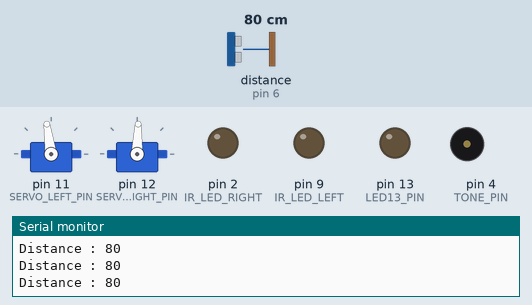
Recording of a sketch running on a simulated Arduino Uno, built with avr-gcc and run on an emulated ATmega328P. Shown: 2 × servo, output pins drawn as LEDs (lit = HIGH), buzzer (waves = sounding), the last lines printed to the serial monitor. Wiring (inferred from the names in the program): ultrasonic range finder: trigger pin 5; echo pin 6. The inputs (shaded band) are chosen by the test bench; at power-on: distance to the obstacle (sensor on pin 6) 80 cm. The echo pulse lasts 58.3 µs per cm; pins used as bus, display or sensor lines are not drawn.

Above: at 1.7 s.
1.8 s: distance to the obstacle (sensor on pin 6) set to 8 cm
3.3 s: distance to the obstacle (sensor on pin 6) set to 5 cm
At 3.8 s:
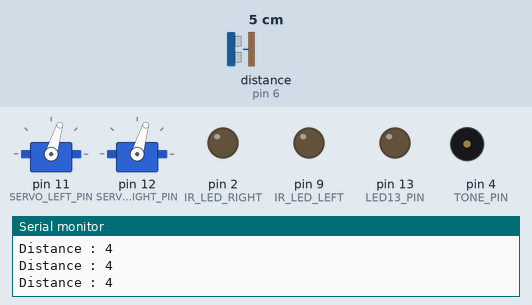
4.9 s: distance to the obstacle (sensor on pin 6) set to 9 cm
At 5.6 s:
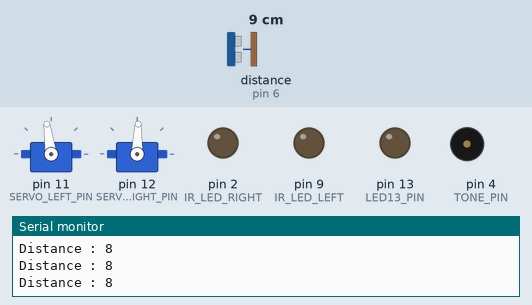
6.4 s: distance to the obstacle (sensor on pin 6) set to 2 cm
At 7.5 s:
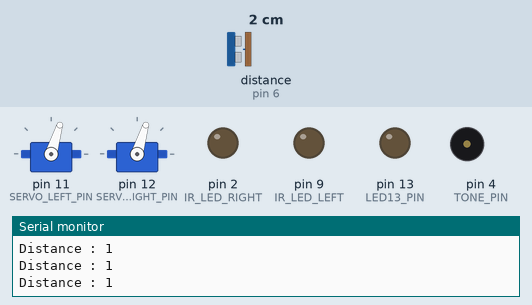
Timing chart, 0 to 8.9 s (numbered marks = the images above; inputs shaded):
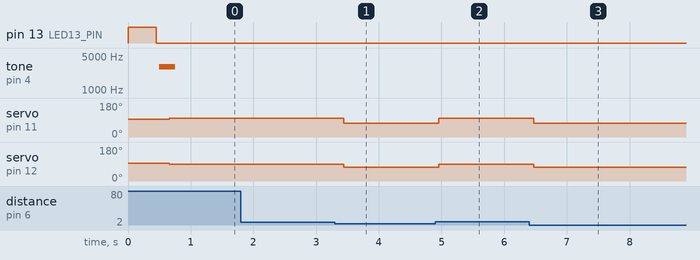

The sketch:

pathfinder.ino
```cpp
#include <Servo.h>
#include "RobotServo.h"

// state machine
#define STATE_INIT 0
#define STATE_STOP 1
#define STATE_FORWARD 2
#define STATE_BACKWARD 3
#define STATE_RIGHT 4
#define STATE_LEFT 5
#define STATE_CHECK_ULTRAS 6

int stm_state;

const int TONE_PIN = 4; //buzzer
const int US_TRIG_PIN = 5; //ultrasonic input
const int US_ECHO_PIN = 6; //ultrasonic output
const int IR_LED_LEFT=9; //ir left input
const int IR_RCV_LEFT=10; //ir left output
const int IR_LED_RIGHT=2; //ir right input
const int IR_RCV_RIGHT=3; //ir right output
const int SERVO_LEFT_PIN = 11; //servo
const int SERVO_RIGHT_PIN = 12; //servo
const int LED13_PIN = 13; //captain obvious will rule the world !

//servos
RobotServo rServoLeft;
RobotServo rServoRight;

void setup() {
  pinMode(LED13_PIN, OUTPUT);
  led();

  us_init(); //ultrasonic sensor init
  ir_init(); //ir sensors init
  rServoLeft.init(SERVO_LEFT_PIN, false);
  rServoRight.init(SERVO_RIGHT_PIN, true);

  stm_state = STATE_INIT;
  Serial.begin(9600);
}//setup

void loop() {
  delay(50);

  switch (stm_state) {
    case STATE_INIT:

      stm_state = STATE_CHECK_ULTRAS;

      break;

    case STATE_STOP:

      servo_stop();
      stm_state = STATE_CHECK_ULTRAS;

      break;

    case STATE_FORWARD:

      avancer();
      stm_state = STATE_CHECK_ULTRAS;

      break;

    case STATE_BACKWARD:

      reculer();
      stm_state = STATE_CHECK_ULTRAS;

      break;

    case STATE_RIGHT:

      droite();
      stm_state = STATE_CHECK_ULTRAS;

      break;

    case STATE_LEFT:

      gauche();
      stm_state = STATE_CHECK_ULTRAS;

      break;

    case STATE_CHECK_ULTRAS:

      distance();

      break;

    default:

      servo_stop();
      stm_state = STATE_CHECK_ULTRAS;
      break;
  }

}

void distance() {
  int us_distance;
  us_distance = (int)get_us_distance(false);
  Serial.print("Distance : ");
  Serial.println(us_distance);
  if (us_distance <= 5) {
    stm_state = STATE_RIGHT;
  } else {
    stm_state = STATE_FORWARD;
  }
}


/* droite(); */
void droite() {
  rServoLeft.s_backward(200);
  rServoRight.s_forward(200);
}


void avancer() {
  /* tout_droit(); */
  rServoLeft.s_forward(50);
  rServoRight.s_forward(50);
}

void reculer() {
  /* reculer(); */
  rServoLeft.s_backward(50);
  rServoRight.s_backward(50);
}

void gauche() {
  /* gauche(); */
  rServoLeft.s_forward(200);
  rServoRight.s_stop();

}

void servo_stop() {
  rServoLeft.s_stop();
  rServoRight.s_stop();
}

void led() {
  digitalWrite(LED13_PIN, HIGH);   // turn the LED on (HIGH is the voltage level)
  delay(450);              // wait
  digitalWrite(LED13_PIN, LOW);    // turn the LED off by making the voltage LOW
  delay(50);              // wait
}
```

IRLR.ino
```cpp
#define IR_FREQ 38000

int irDetect(int irLedPin, int irReceiverPin){
  tone(irLedPin, IR_FREQ, 8);
  delay(1);
  return digitalRead(irReceiverPin);
}

void ir_init(){
  tone(TONE_PIN, 3000, 250);

  pinMode(IR_LED_LEFT, OUTPUT);
  pinMode(IR_RCV_LEFT, INPUT);
  pinMode(IR_LED_RIGHT, OUTPUT);
  pinMode(IR_RCV_RIGHT, INPUT);
}

void ir_to_serial() {
  int irState;

  irState=irDetect(IR_LED_LEFT, IR_RCV_LEFT); // left sensor
  Serial.print(irState);
  Serial.println(" > Left sensor");
  delay(100);

  irState=irDetect(IR_LED_RIGHT, IR_RCV_RIGHT); // right sensor
  Serial.print(irState);
  Serial.println(" > IR Right sensor");
  delay(100);
}
```

RobotServo.cpp
```cpp
/*
  RobotServo.cpp - Library for servo ctrl
*/

#include "RobotServo.h"

void RobotServo::init(int pin, boolean reversed){
  this->_servo_reversed=reversed;
  this->_s_speed=_SPEEDMAX_USPULSE;
  this->_servo.attach(pin);
  this->s_stop();
}

void RobotServo::s_stop(){
  this->_servo.writeMicroseconds(_SPEEDSTOP_USPULSE);
}

void RobotServo::s_set_speed(int s_speed){
  if((s_speed>0)||(s_speed<=_SPEEDMAX_USPULSE)){
    this->_s_speed=s_speed;/* checks param &  same speed if out of range */

    if(this->_servo_reversed==true){
      this->_s_speed=-this->_s_speed;
    }
  }/* out of range : keep same speed */
}

void RobotServo::s_forward(int s_speed){
  this->s_set_speed(s_speed);
  this->_servo.writeMicroseconds(_SPEEDSTOP_USPULSE+this->_s_speed);
}

void RobotServo::s_backward(int s_speed){
  this->s_set_speed(s_speed);
  this->_servo.writeMicroseconds(_SPEEDSTOP_USPULSE-this->_s_speed);
}
```

RobotServo.h
```cpp
/*
  RobotServo.h - Library for servo ctrl
*/

#ifndef RobotServo_h
#define RobotServo_h

#include "Arduino.h"
#include <Servo.h>

class RobotServo{

  private:
    /* class consts */
    static const int _SPEEDSTOP_USPULSE=1500;
    static const int _SPEEDMAX_USPULSE=200;
    static const int _SPEED_KEEP_SAME=-1;

    /* private class vars */
    Servo _servo;
    int _s_speed;
    boolean _servo_reversed;

    /* private funcrions */
    void s_set_speed(int s_speed);

  public:
    /* public functions */
    void init(int pin, boolean reversed);
    void s_stop();
    void s_forward(int s_speed=_SPEED_KEEP_SAME);
    void s_backward(int s_speed=_SPEED_KEEP_SAME);

};//class
#endif
```

Ultrasonic.ino
```cpp
/* Ping))) Sensor

   This sketch reads a PING))) ultrasonic rangefinder and returns the
   distance to the closest object in range. To do this, it sends a pulse
   to the sensor to initiate a reading, then listens for a pulse
   to return.  The length of the returning pulse is proportional to
   the distance of the object from the sensor.

   The circuit:
	* +V connection of the PING))) attached to +5V
	* GND connection of the PING))) attached to ground
	* US_TRIG_PIN connection of the PING))) (start signal) attached to a digital pin
        * US_ECHO_PIN connection of the PING response (get distance) attached to a digital pin

 */

void us_init(){
  pinMode(US_TRIG_PIN, OUTPUT);
  pinMode(US_ECHO_PIN, INPUT);
}

long get_us_distance(boolean buzzer_output){
  // establish variables for duration of the ping,
  // and the distance result in inches and centimeters:
  unsigned long duration, distance;

  // The PING))) is triggered by a HIGH pulse of 2 or more microseconds.
  // Give a short LOW pulse beforehand to ensure a clean HIGH pulse:
  digitalWrite(US_TRIG_PIN, LOW);
  delayMicroseconds(2);
  digitalWrite(US_TRIG_PIN, HIGH);
  delayMicroseconds(10);
  digitalWrite(US_TRIG_PIN, LOW);

  // Other pin is used to read the signal from the PING))): a HIGH
  // pulse whose duration is the time (in microseconds) from the sending
  // of the ping to the reception of its echo off of an object.
  duration=pulseIn(US_ECHO_PIN, HIGH);

  if(duration==0){//ultrasonic err : sensor jammed
    if(buzzer_output==true){
      tone(TONE_PIN,7000,300);
    }

    pinMode(US_ECHO_PIN, OUTPUT);
    digitalWrite(US_ECHO_PIN, LOW);
    delay(150);//sensor needs 150ms to reset
    pinMode(US_ECHO_PIN, INPUT);

    if(buzzer_output==true){
      tone(TONE_PIN,8800,300);
    }
  }else{
    // convert the time into a distance
    distance=microsecondsToCentimeters(duration);
  }

  return distance;
}

unsigned long microsecondsToCentimeters(unsigned long microseconds){
  // see HC-SR04 documentation for pulse time <> distance ratio
  return microseconds/58.0;
}
```

Measured:
- the behaviour switches between 7 and 6 cm on distance to the obstacle (sensor on pin 6) (found by bisection; images 0 and 1)
- after the input at 3.3 s, servo on pin 11 (SERVO_LEFT_PIN): 98° → 73° after 0.14 s; servo on pin 12 (SERVO_RIGHT_PIN): 88° → 73° after 0.14 s
- after the input at 4.9 s, servo on pin 11 (SERVO_LEFT_PIN): 73° → 98° after 0.06 s; servo on pin 12 (SERVO_RIGHT_PIN): 73° → 88° after 0.06 s
- after the input at 6.4 s, servo on pin 11 (SERVO_LEFT_PIN): 98° → 73° after 0.08 s; servo on pin 12 (SERVO_RIGHT_PIN): 88° → 73° after 0.08 s
